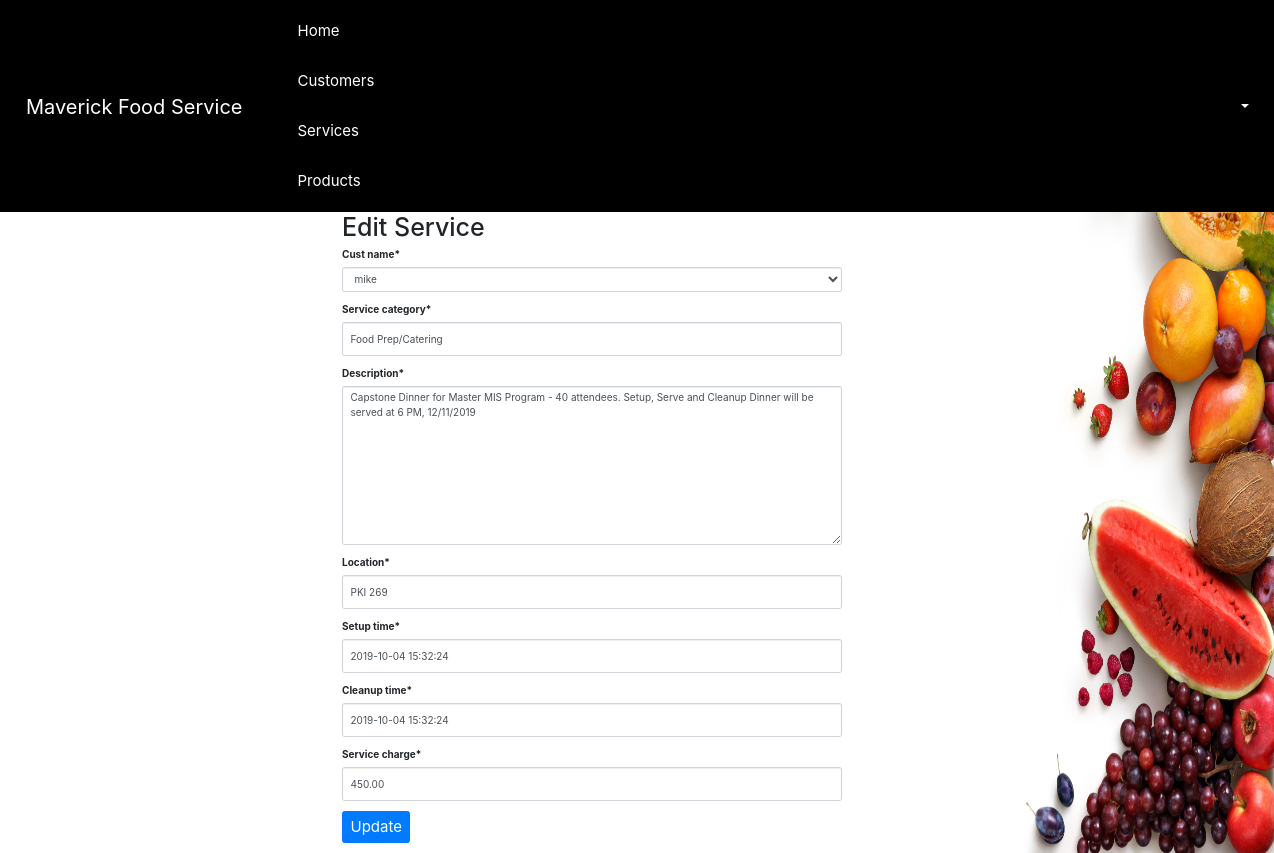
The page /service/4/edit/ (signed in) on the database its author committed.
### crm/models.py (models this page shows, shortened)
class Customer(models.Model):
    cust_name = models.CharField(max_length=50)
    organization = models.CharField(max_length=100, blank=True)
    role = models.CharField(max_length=100)
    email = models.EmailField(max_length=100)
    bldgroom = models.CharField(max_length=100)
    address = models.CharField(max_length=200)
    account_number = models.IntegerField(blank=False, null=False)
    city = models.CharField(max_length=50)
    state = models.CharField(max_length=50)
    zipcode = models.CharField(max_length=10)
    phone_number = models.CharField(max_length=50)
    created_date = models.DateTimeField(
        default=timezone.now)
    updated_date = models.DateTimeField(auto_now_add=True)
    def __str__(self):
        return str(self.cust_name)

class Service(models.Model):
    cust_name = models.ForeignKey(Customer, on_delete=models.CASCADE, related_name='services')
    service_category = models.CharField(max_length=100)
    description = models.TextField()
    location = models.CharField(max_length=200)
    setup_time = models.DateTimeField(
        default=timezone.now)
    cleanup_time = models.DateTimeField(
        default=timezone.now)
    service_charge = models.DecimalField(max_digits=10, decimal_places=2)
    created_date = models.DateTimeField(
        default=timezone.now)
    updated_date = models.DateTimeField(auto_now_add=True)

### crm/views.py (the view)
# urls.py: path('service/<int:pk>/edit/', views.service_edit, name='service_edit'),
@login_required
def service_edit(request, pk):
    service = get_object_or_404(Service, pk=pk)
    if request.method == "POST":
        form = ServiceForm(request.POST, instance=service)
        if form.is_valid():
            service = form.save()
            service.updated_date = timezone.now()
            service.save()
            services = Service.objects.filter(created_date__lte=timezone.now())
            return render(request, 'crm/service_list.html', {'services': services})
    else:
        form = ServiceForm(instance=service)
    return render(request, 'crm/service_edit.html', {'form': form})

### crm/forms.py
class ServiceForm(forms.ModelForm):
    class Meta:
        model = Service
        fields = ('cust_name', 'service_category', 'description', 'location', 'setup_time', 'cleanup_time',
                  'service_charge')

### crm/templates/crm/service_edit.html (shortened to what this page needs)
{% extends 'crm/base.html' %}
{% load crispy_forms_tags %}
{% block content %}
    <div style="padding-left: 26rem;">
          <h1>Edit Service</h1>
            <form method="POST" class="service-form">{% csrf_token %}
                {{ form|crispy }}
                <button type="submit" class="save btn btn-primary btnWarning">Update</button>
            </form>
    </div>
{% endblock %}

### crm/templates/crm/service_edit.html (style rules this page uses)
#id_cust_name, #id_service_category, #id_description, #id_location, #id_setup_time, #id_cleanup_time, #id_service_charge { width: 50rem; }

### rows shown on the page
Customer: cust_name "mike"
Service: service_category "Food Prep/Catering", description "Capstone Dinner for Master MIS Program - 40 attendees. Setup, Serve and Cleanup Dinner will be served at 6 PM, 12/11/2019", location "PKI 269", setup_time "2019-10-04 15:32:24", cleanup_time "2019-10-04 15:32:24", service_charge "450.00"
